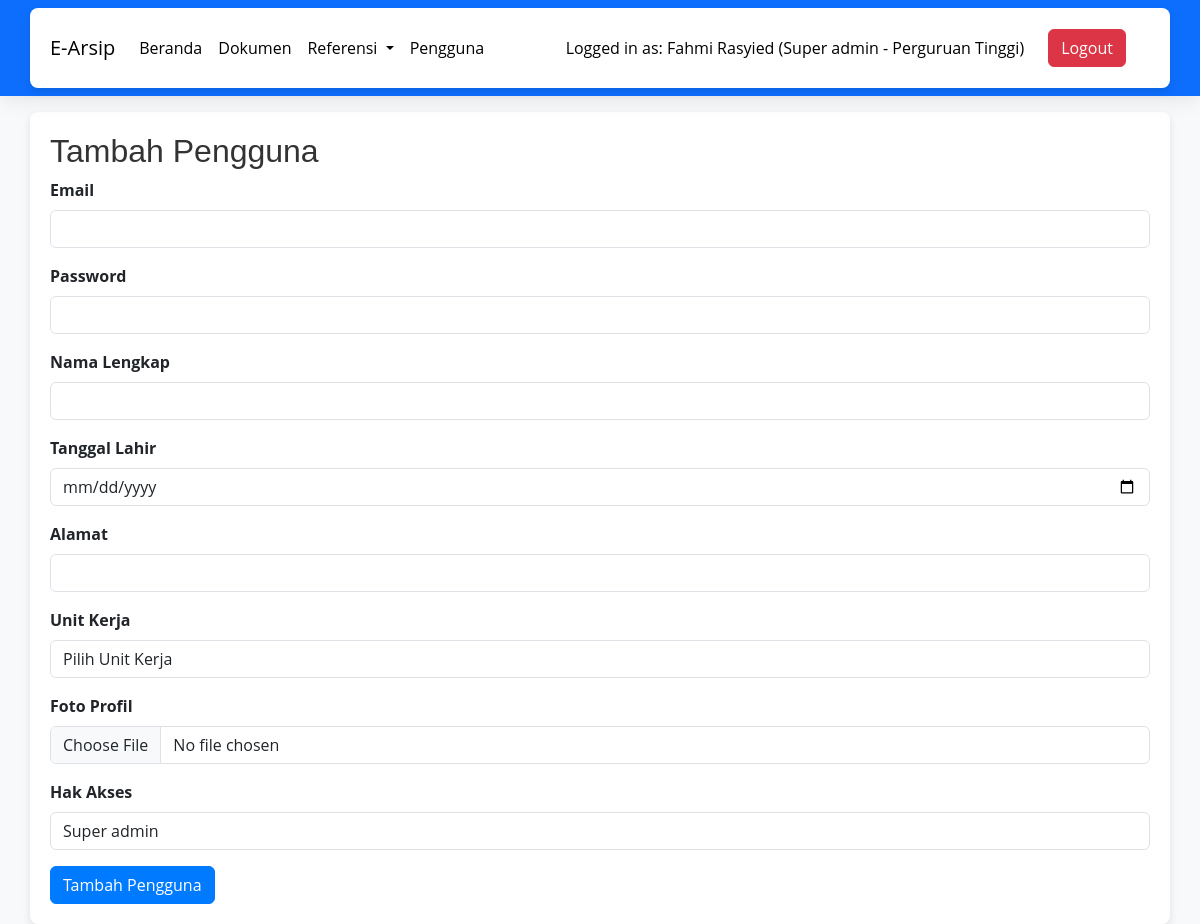
The app's page /tambah-pengguna.php (signed in) with its own data.
### tables this page shows
CREATE TABLE `users` (
  `id_user` int NOT NULL,
  `email` varchar(255) DEFAULT NULL,
  `password` varchar(255) DEFAULT NULL,
  `nama_lengkap` varchar(255) DEFAULT NULL,
  `tanggal_lahir` date DEFAULT NULL,
  `alamat` varchar(255) DEFAULT NULL,
  `id_jabatan` int DEFAULT NULL,
  `id_unit_kerja` int DEFAULT NULL,
  `foto_profil` varchar(255) DEFAULT NULL,
  `hak_akses` int NOT NULL,
  `status_pengguna` varchar(255) NOT NULL
);

CREATE TABLE `unit_kerja` (
  `id_unit` int NOT NULL,
  `nama_unit` varchar(999) NOT NULL,
  `keterangan` varchar(999) NOT NULL
);

### tambah-pengguna.php (the view, shortened to what this page needs)
<?php
include "koneksi.php";
?>
<!DOCTYPE html>
<html lang="en">
<head>
    <link href="https://cdn.jsdelivr.net/npm/bootstrap@5.3.0-alpha1/dist/css/bootstrap.min.css" rel="stylesheet">
    <link rel="stylesheet" href="css/style.css">
</head>
<body>
    <?php include "navbar.php"; ?>
    <div class="container mt-3">
        <h2>Tambah Pengguna</h2>
        <form action="" method="post" enctype="multipart/form-data">
            <div class="mb-3">
                <label for="email" class="form-label">Email</label>
                <input type="email" class="form-control" id="email" name="email" required>
            </div>
            <div class="mb-3">
                <label for="password" class="form-label">Password</label>
                <input type="password" class="form-control" id="password" name="password" required>
            </div>
            <div class="mb-3">
                <label for="nama_lengkap" class="form-label">Nama Lengkap</label>
                <input type="text" class="form-control" id="nama_lengkap" name="nama_lengkap" required>
            </div>
            <div class="mb-3">
                <label for="tanggal_lahir" class="form-label">Tanggal Lahir</label>
                <input type="date" class="form-control" id="tanggal_lahir" name="tanggal_lahir" required>
            </div>
            <div class="mb-3">
                <label for="alamat" class="form-label">Alamat</label>
                <input type="text" class="form-control" id="alamat" name="alamat" required>
            </div>
            <div class="mb-3">
                <label for="id_unit_kerja" class="form-label">Unit Kerja</label>
                <select class="form-control" id="id_unit_kerja" name="id_unit_kerja" required>
                    <option value="">Pilih Unit Kerja</option>
                </select>
            </div>
            <div class="mb-3">
                <label for="foto_profil" class="form-label">Foto Profil</label>
                <input type="file" class="form-control" id="foto_profil" name="foto_profil" accept="image/*" onchange="previewImage()">
            </div>
            <div class="mb-3">
                <label for="hak_akses" class="form-label">Hak Akses</label>
                <select class="form-control" id="hak_akses" name="hak_akses" required>
                    <option value="1">Super admin</option>
                </select>
            </div>
            <button type="submit" class="btn btn-primary">Tambah Pengguna</button>
        </form>
    </div>
</body>
</html>

### navbar.php (shortened to what this page needs)
<nav class="navbar navbar-expand-lg navbar-dark bg-primary">
    <div class="container">
        <a class="navbar-brand" style="color: black;" href="index.php">E-Arsip</a>
        <div class="collapse navbar-collapse" id="navbarSupportedContent">
            <ul class="navbar-nav me-auto mb-2 mb-lg-0">
                <li class="nav-item">
                    <a class="nav-link active" aria-current="page" href="index.php">Beranda</a>
                </li>
                <li class="nav-item">
                    <a class="nav-link" href="dokumen.php">Dokumen</a>
                </li>
                <?php
                $sql = "SELECT * FROM users WHERE email='" . $_SESSION['email'] . "'";
                $result = $conn->query($sql);
                if ($result->num_rows > 0) {
                    $row = $result->fetch_assoc();
                    if ($row['hak_akses'] == 1) {
                ?>
                        <li class="nav-item dropdown">
                            <a class="nav-link dropdown-toggle" href="#" id="referensiDropdown" role="button" data-bs-toggle="dropdown" aria-expanded="false">
                                Referensi
                            </a>
                        </li>
                        <li class="nav-item">
                            <a class="nav-link" href="pengguna.php">Pengguna</a>
                        </li>
                <?php
                    }
                }
                ?>
            </ul>
            <span class="navbar-text" style="color: black;">
            <?php
                    if (isset($_SESSION['email'])) {
                        $sql = "SELECT u.*, uk.nama_unit AS nama_unit_kerja
                                FROM users u
                                INNER JOIN unit_kerja uk ON u.id_unit_kerja = uk.id_unit
                                WHERE email='" . $_SESSION['email'] . "'";
                        $result = $conn->query($sql);
                        if ($result->num_rows > 0) {
                            $row = $result->fetch_assoc();
                            $userName = $row['nama_lengkap'];
                            $userAccess = '';
                            switch ($row['hak_akses']) {
                                case 1:
                                    $userAccess = 'Super admin';
                                    break;
                            }
                            echo "<span class='navbar-text'>Logged in as: $userName ($userAccess - " . $row['nama_unit_kerja'] . ")</span>";
                        }
                    }
                    ?>
            </span>
            <ul class="navbar-nav me-4 ms-4 mb-2 mb-lg-0">
                <li class="nav-item">
                    <a class="white btn btn-danger" href="logout.php">Logout</a>
                </li>
            </ul>
        </div>
    </div>
</nav>

### css/style.css (style rules this page uses)
body { font-family: 'Open Sans', sans-serif; }
.navbar { background-color: #ff9800; box-shadow: 0 4px 20px -2px rgba(0, 0, 0, 0.1); }
.navbar-brand { color: #000000; }
.navbar-text { color: #000000; }
.navbar-nav .nav-link { color: #fff; transition: color 0.2s ease; }

### tambah-pengguna.php (style rules this page uses)
body { background-color: #f8f9fa; }
.container { background-color: #ffffff; border-radius: 8px; box-shadow: 0 4px 8px rgba(0, 0, 0, 0.1); padding: 20px; }
h2 { font-family: 'Arial', sans-serif; color: #333; }
.form-label { font-weight: bold; }
.btn-primary { background-color: #007bff; border-color: #007bff; }
.btn-danger { background-color: #dc3545; border-color: #dc3545; }
.navbar-nav .nav-link { color: #000 !important; }

### records on screen
users: nama_lengkap "Fahmi Rasyied", hak_akses "Super admin", id_unit_kerja.nama_unit "Perguruan Tinggi"
